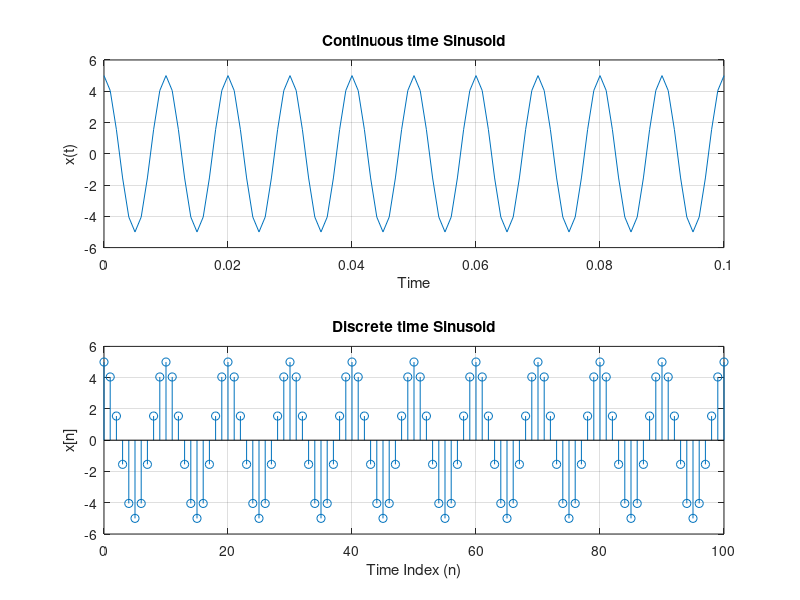
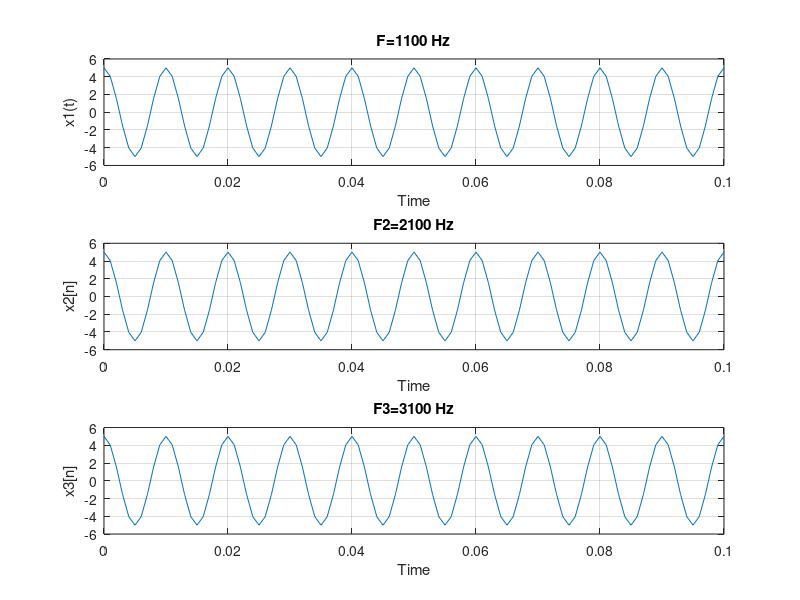

Reproduce these figures in MATLAB, in order.
function lab3a
  %Sampling of Sinusoid
  t=0:0.001:0.1;
  n=0:100;
  F=100;
  fs=1000;
  f=F/fs;
  S=5*cos(2*pi*F*t);
  sampled_S=5*cos(2*pi*f*n);
  figure(1);
  subplot(2,1,1);
  plot(t,S);
  grid;
  ylabel('x(t)'); 
  xlabel('Time');
  title("Continuous time Sinusoid");
  subplot(2,1,2);
  stem(n,sampled_S);
  grid;
  ylabel('x[n]'); 
  xlabel('Time Index (n)');
  title("Discrete time Sinusoid");
  
  %Aliasing
  F1=1100;
  F2=2100;
  F3=3100;
  f1=F1/fs;
  f2=F2/fs;
  f3=F3/fs;
  S1=5*cos(2*pi*f1*n);
  S2=5*cos(2*pi*f2*n);
  S3=5*cos(2*pi*f3*n);
  figure(2);
  subplot(3,1,1);
  plot(t,S1);
  grid;
  ylabel('x1(t)'); 
  xlabel('Time');
  title("F=1100 Hz");
  subplot(3,1,2);
  plot(t,S2);
  grid;
  ylabel('x2[n]'); 
  xlabel('Time');
  title("F2=2100 Hz");
  subplot(3,1,3);
  plot(t,S3);
  grid;
  ylabel('x3[n]'); 
  xlabel('Time');
  title("F3=3100 Hz");
  prefilter_freq=fs/2;
  disp("Pre-filter frequency to avoid aliasing:");disp(prefilter_freq);
  end